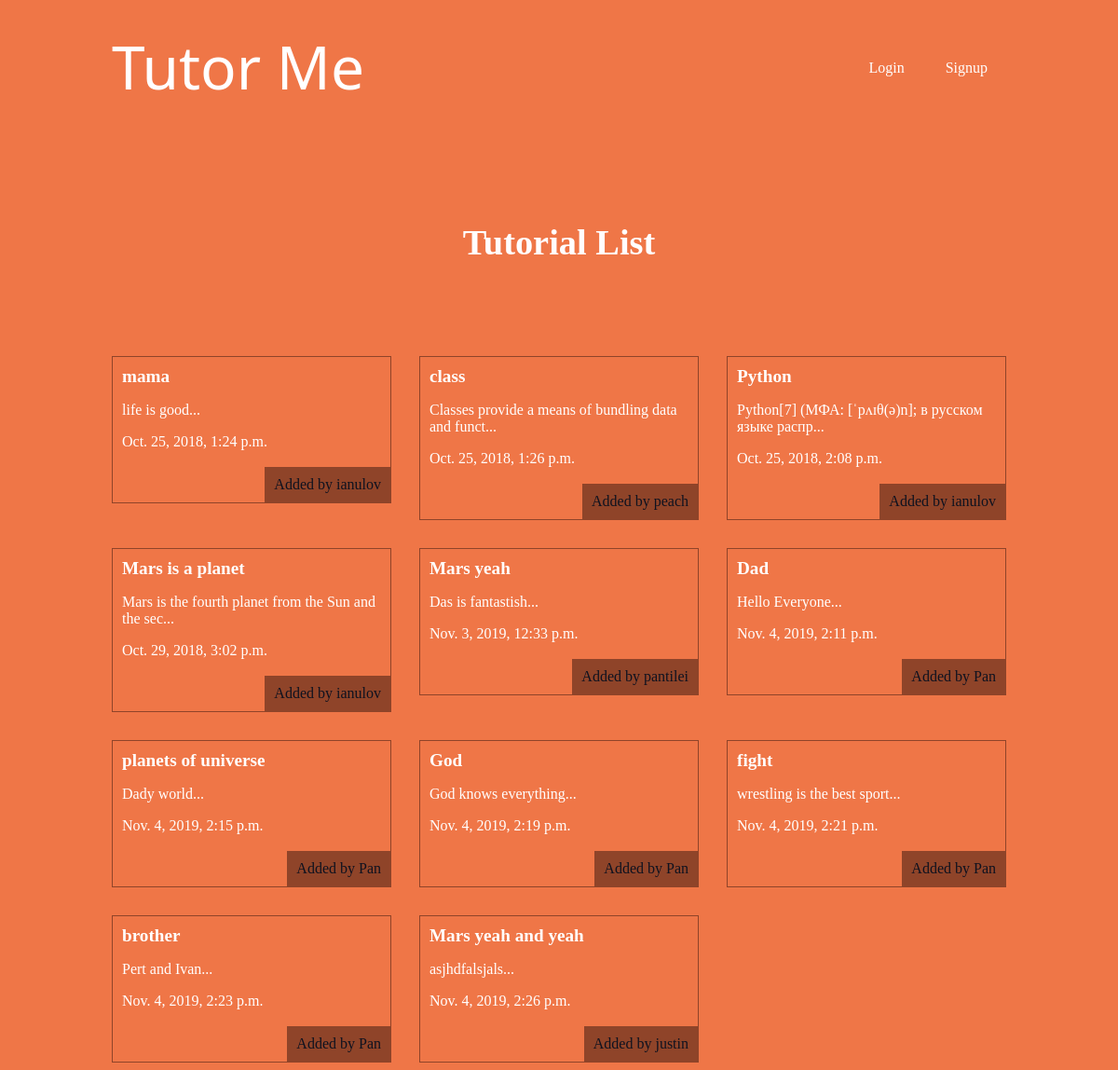
The app's page /articles/ with its own data.
### articles/models.py (models this page shows, shortened)
class Article(models.Model):
    title=models.CharField(max_length=100)
    slug=models.SlugField()
    body=models.TextField()
    date=models.DateTimeField(auto_now_add=True)
    thumb=models.ImageField(default='default.png',blank=True)
    author=models.ForeignKey(User,on_delete=models.PROTECT,default=None)
    def snippet(self):
        return self.body[:50] + '...'

### articles/views.py (the view)
# urls.py: path('', views.article_list,name="list"),
def article_list(request):
    articles = Article.objects.all().order_by('date')
    return render(request, 'articles/articles_list.html', {'articles': articles})

### articles/templates/articles/articles_list.html
{% extends 'base_layout.html' %} {% block content %}
<h1>Tutorial List</h1>
<div class="articles">
  {% for article in articles%}
  <a href="{% url 'articles:detail' slug=article.slug %}">
    <div class="article">
      <h2>
        {{ article.title }}
      </h2>
      <p>{{ article.snippet }}</p>
      <p>{{ article.date }}</p>
      <p class="author">Added by {{ article.author.username }}</p>
    </div>
  </a>
  {% endfor %}
</div>
{% endblock %}

### templates/base_layout.html (shortened to what this page needs)
{% load static from staticfiles %}
<!DOCTYPE html>
<html lang="en" dir="ltr">
  <head>
    <link rel="stylesheet" href="{% static 'styles.css' %}" />
  </head>
  <body>
    <header class="wrapper">
      <h1>
        <a href="{% url 'home'%} ">
          Tutor Me
        </a>
      </h1>
      <nav>
        <ul>
          {% if user.is_authenticated %}
          <li>
            <form
              class="logout-link"
              action="{% url 'accounts:logout' %}"
              method="post"
            >
              {% csrf_token %}
              <button type="submit">Logout</button>
            </form>
          </li>
          <li>
            <a href="{% url 'articles:create' %}" class="highlight"
              >New Article</a
            >
          </li>
          {% else %}
          <li><a href="{% url 'accounts:login' %}">Login</a></li>
          <li><a href="{% url 'accounts:signup' %}">Signup</a></li>
          {% endif %}
        </ul>
      </nav>
    </header>
    <div class="wrapper">
      {%block content%} {%endblock%}
    </div>
  </body>
</html>

### assets/styles.css (style rules this page uses)
body { background-color: #ef7647; color: #fffdfe; }
body * { font-family: Ubuntu; }
h1, h2, h3, h4, h5 { font-weight: 4em; margin: 0; }
a, a:hover, a:visited { color: #fff; text-decoration: none; }
.wrapper { max-width: 960px; margin: 0 auto; }
.wrapper h1 a { font-size: 2em; font-family: "Segoe UI", Tahoma, Geneva, Verdana, sans-serif; font-weight: 500; }
div.wrapper h1 { text-align: center; margin: 100px; font-size: 2.4em; }
header { display: grid; grid-template-columns: 1fr 1fr; padding: 20px 0; }
nav { justify-self: end; }
nav li { display: inline-block; margin: 20px; }
.articles { display: grid; grid-template-columns: 1fr 1fr 1fr; grid-gap: 30px; }
.article { padding: 10px; border: 1px solid rgb(143, 68, 41); position: relative; padding-bottom: 40px; }
.article h2 { font-size: 1.2em; }
.article .author { padding: 10px; background: rgb(143, 68, 41); position: absolute; right: 0; bottom: 0; margin: 0; color: #0f121f; }

### records on screen
Article: title "mama", snippet "life is good...", date "Oct. 25, 2018, 1:24 p.m.", author.username "ianulov"
Article: title "class", snippet "Classes provide a means of bundling data and funct...", date "Oct. 25, 2018, 1:26 p.m.", author.username "peach"
Article: title "Python", snippet "Python[7] (МФА: [ˈpʌɪθ(ə)n]; в русском языке распр...", date "Oct. 25, 2018, 2:08 p.m.", author.username "ianulov"
Article: title "Mars is a planet", snippet "Mars is the fourth planet from the Sun and the sec...", date "Oct. 29, 2018, 3:02 p.m.", author.username "ianulov"
Article: title "Mars yeah", snippet "Das is fantastish...", date "Nov. 3, 2019, 12:33 p.m.", author.username "pantilei"
Article: title "Dad", snippet "Hello Everyone...", date "Nov. 4, 2019, 2:11 p.m.", author.username "Pan"
Article: title "planets of universe", snippet "Dady world...", date "Nov. 4, 2019, 2:15 p.m.", author.username "Pan"
Article: title "God", snippet "God knows everything...", date "Nov. 4, 2019, 2:19 p.m.", author.username "Pan"
Article: title "fight", snippet "wrestling is the best sport...", date "Nov. 4, 2019, 2:21 p.m.", author.username "Pan"
Article: title "brother", snippet "Pert and Ivan...", date "Nov. 4, 2019, 2:23 p.m.", author.username "Pan"
Article: title "Mars yeah and yeah", snippet "asjhdfalsjals...", date "Nov. 4, 2019, 2:26 p.m.", author.username "justin"
